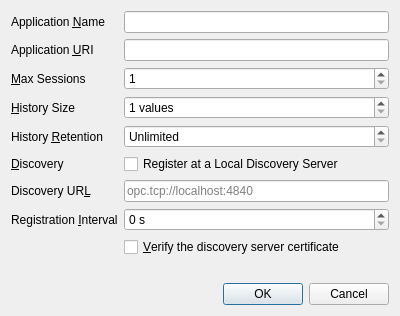
<?xml version="1.0" encoding="UTF-8"?>
<ui version="4.0">
 <class>ServerSettingsDialog</class>
 <widget class="QDialog" name="ServerSettingsDialog">
  <property name="windowTitle">
   <string>Server Settings</string>
  </property>
  <property name="minimumSize">
   <size>
    <width>400</width>
    <height>0</height>
   </size>
  </property>
  <layout class="QVBoxLayout" name="dialogLayout">
   <item>
    <layout class="QFormLayout" name="formLayout">
     <item row="0" column="0">
      <widget class="QLabel" name="applicationNameLabel">
       <property name="text">
        <string>Application &amp;Name</string>
       </property>
       <property name="buddy">
        <cstring>applicationNameEdit</cstring>
       </property>
      </widget>
     </item>
     <item row="0" column="1">
      <widget class="ElidedLineEdit" name="applicationNameEdit"/>
     </item>
     <item row="1" column="0">
      <widget class="QLabel" name="applicationUriLabel">
       <property name="text">
        <string>Application &amp;URI</string>
       </property>
       <property name="buddy">
        <cstring>applicationUriEdit</cstring>
       </property>
      </widget>
     </item>
     <item row="1" column="1">
      <widget class="ElidedLineEdit" name="applicationUriEdit"/>
     </item>
     <item row="2" column="0">
      <widget class="QLabel" name="maxSessionsLabel">
       <property name="text">
        <string>&amp;Max Sessions</string>
       </property>
       <property name="buddy">
        <cstring>maxSessionsSpin</cstring>
       </property>
      </widget>
     </item>
     <item row="2" column="1">
      <widget class="QSpinBox" name="maxSessionsSpin">
       <property name="minimum">
        <number>1</number>
       </property>
       <property name="maximum">
        <number>65535</number>
       </property>
      </widget>
     </item>
     <item row="3" column="0">
      <widget class="QLabel" name="historyMaxValuesLabel">
       <property name="text">
        <string>&amp;History Size</string>
       </property>
       <property name="buddy">
        <cstring>historyMaxValuesSpin</cstring>
       </property>
      </widget>
     </item>
     <item row="3" column="1">
      <widget class="QSpinBox" name="historyMaxValuesSpin">
       <property name="toolTip">
        <string>Values kept per historizing variable; the oldest are dropped first</string>
       </property>
       <property name="suffix">
        <string> values</string>
       </property>
       <property name="minimum">
        <number>1</number>
       </property>
      </widget>
     </item>
     <item row="4" column="0">
      <widget class="QLabel" name="historyMaxAgeLabel">
       <property name="text">
        <string>History &amp;Retention</string>
       </property>
       <property name="buddy">
        <cstring>historyMaxAgeSpin</cstring>
       </property>
      </widget>
     </item>
     <item row="4" column="1">
      <widget class="QSpinBox" name="historyMaxAgeSpin">
       <property name="toolTip">
        <string>Drop values older than this, counted from the newest value of the variable</string>
       </property>
       <property name="specialValueText">
        <string>Unlimited</string>
       </property>
       <property name="suffix">
        <string> min</string>
       </property>
       <property name="minimum">
        <number>0</number>
       </property>
      </widget>
     </item>
     <item row="5" column="0">
      <widget class="QLabel" name="discoveryLabel">
       <property name="text">
        <string>&amp;Discovery</string>
       </property>
       <property name="buddy">
        <cstring>discoveryCheck</cstring>
       </property>
      </widget>
     </item>
     <item row="5" column="1">
      <widget class="QCheckBox" name="discoveryCheck">
       <property name="text">
        <string>Register at a Local Discovery Server</string>
       </property>
      </widget>
     </item>
     <item row="6" column="0">
      <widget class="QLabel" name="discoveryUrlLabel">
       <property name="text">
        <string>Discovery UR&amp;L</string>
       </property>
       <property name="buddy">
        <cstring>discoveryUrlEdit</cstring>
       </property>
      </widget>
     </item>
     <item row="6" column="1">
      <widget class="ElidedLineEdit" name="discoveryUrlEdit">
       <property name="placeholderText">
        <string notr="true">opc.tcp://localhost:4840</string>
       </property>
      </widget>
     </item>
     <item row="7" column="0">
      <widget class="QLabel" name="discoveryIntervalLabel">
       <property name="text">
        <string>Registration &amp;Interval</string>
       </property>
       <property name="buddy">
        <cstring>discoveryIntervalSpin</cstring>
       </property>
      </widget>
     </item>
     <item row="7" column="1">
      <widget class="QSpinBox" name="discoveryIntervalSpin">
       <property name="toolTip">
        <string>How often the server renews its registration; keep it below the time the discovery server keeps a server</string>
       </property>
       <property name="suffix">
        <string> s</string>
       </property>
      </widget>
     </item>
     <item row="8" column="1">
      <widget class="QCheckBox" name="discoveryVerifyCheck">
       <property name="toolTip">
        <string>Register only at a discovery server whose certificate is trusted on the Certificates page; an unknown one is moved to the rejected folder</string>
       </property>
       <property name="text">
        <string>&amp;Verify the discovery server certificate</string>
       </property>
      </widget>
     </item>
    </layout>
   </item>
   <item>
    <widget class="QLabel" name="problemLabel">
     <property name="wordWrap">
      <bool>true</bool>
     </property>
    </widget>
   </item>
   <item>
    <widget class="QDialogButtonBox" name="buttonBox">
     <property name="standardButtons">
      <set>QDialogButtonBox::Cancel|QDialogButtonBox::Ok</set>
     </property>
    </widget>
   </item>
  </layout>
 </widget>
 <customwidgets>
  <customwidget>
   <class>ElidedLineEdit</class>
   <extends>QLineEdit</extends>
   <header>elidedlineedit.h</header>
  </customwidget>
 </customwidgets>
 <resources/>
 <connections>
  <connection>
   <sender>buttonBox</sender>
   <signal>accepted()</signal>
   <receiver>ServerSettingsDialog</receiver>
   <slot>accept()</slot>
  </connection>
  <connection>
   <sender>buttonBox</sender>
   <signal>rejected()</signal>
   <receiver>ServerSettingsDialog</receiver>
   <slot>reject()</slot>
  </connection>
 </connections>
</ui>
